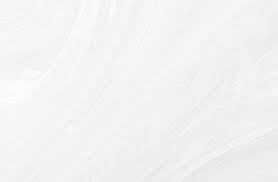
#> input picture ComputerVision/Source/putih.jpeg, 278 x 182 px, found by its file name
$ python Bab2_1.py
#> lines starting #> are read from the running program, lines starting #| are printed output that depends on the picture; after the words box and inside, x2 and y2 are one past the last pixel; in counts of white or black regions, pixels touching at a corner belong together
import cv2

image=cv2.imread("ComputerVision/Source/putih.jpeg")
#> image is the input picture: shape (182, 278, 3); min 229, max 255, mean 242.3

cv2.imshow('OriginalSize', image)

#cv2.circle(image, koordinat, radius, color, thickness)
cv2.circle(image,(150,100),50,(250,0,0),2)
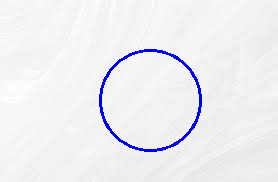
#> image: shape (182, 278, 3); 1.83% of pixels changed, all inside (x1, y1, x2, y2) = (99, 49, 202, 152)
cv2.line(image, (5, 5),(20, 20),(0, 225, 0), 2)
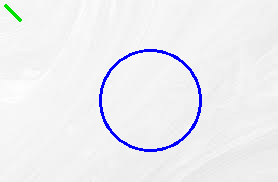
#> image: shape (182, 278, 3); 0.16% of pixels changed, all inside (x1, y1, x2, y2) = (4, 4, 22, 22)
cv2.imshow('Circle', image)

resized_image = cv2.resize(image, (800, 500))
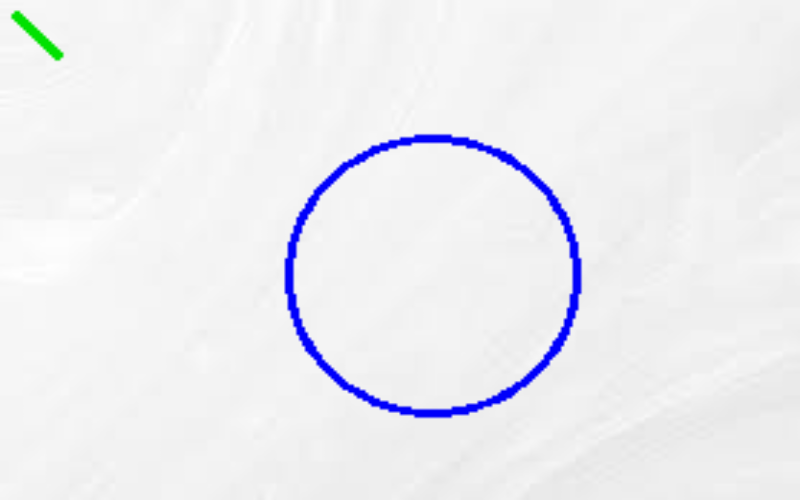
#> resized_image: shape (500, 800, 3); mean B, G, R 242, 237.8, 237.5
cv2.imshow('Resize', resized_image)

cv2.waitKey(0)
cv2.destroyAllWindows()
